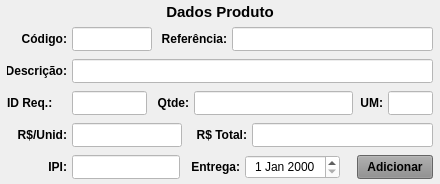
           <widget class="QWidget" name="widget_Cor2" native="true">
            <property name="minimumSize">
             <size>
              <width>0</width>
              <height>0</height>
             </size>
            </property>
            <property name="maximumSize">
             <size>
              <width>16777215</width>
              <height>16777215</height>
             </size>
            </property>
            <property name="styleSheet">
             <string notr="true"/>
            </property>
            <layout class="QVBoxLayout" name="verticalLayout_5">
             <property name="spacing">
              <number>2</number>
             </property>
             <property name="leftMargin">
              <number>2</number>
             </property>
             <property name="topMargin">
              <number>2</number>
             </property>
             <property name="rightMargin">
              <number>2</number>
             </property>
             <property name="bottomMargin">
              <number>2</number>
             </property>
             <item>
              <widget class="QLabel" name="label_52">
               <property name="minimumSize">
                <size>
                 <width>0</width>
                 <height>20</height>
                </size>
               </property>
               <property name="maximumSize">
                <size>
                 <width>16777215</width>
                 <height>20</height>
                </size>
               </property>
               <property name="font">
                <font>
                 <pointsize>11</pointsize>
                 <weight>75</weight>
                 <bold>true</bold>
                </font>
               </property>
               <property name="text">
                <string>Dados Produto</string>
               </property>
               <property name="alignment">
                <set>Qt::AlignCenter</set>
               </property>
              </widget>
             </item>
             <item>
              <widget class="QWidget" name="widget_37" native="true">
               <property name="minimumSize">
                <size>
                 <width>0</width>
                 <height>30</height>
                </size>
               </property>
               <property name="maximumSize">
                <size>
                 <width>16777215</width>
                 <height>30</height>
                </size>
               </property>
               <property name="styleSheet">
                <string notr="true"/>
               </property>
               <layout class="QHBoxLayout" name="horizontalLayout_2">
                <property name="spacing">
                 <number>5</number>
                </property>
                <property name="leftMargin">
                 <number>5</number>
                </property>
                <property name="topMargin">
                 <number>3</number>
                </property>
                <property name="rightMargin">
                 <number>5</number>
                </property>
                <property name="bottomMargin">
                 <number>3</number>
                </property>
                <item>
                 <widget class="QLabel" name="label_54">
                  <property name="minimumSize">
                   <size>
                    <width>60</width>
                    <height>0</height>
                   </size>
                  </property>
                  <property name="maximumSize">
                   <size>
                    <width>60</width>
                    <height>16777215</height>
                   </size>
                  </property>
                  <property name="font">
                   <font>
                    <pointsize>9</pointsize>
                    <weight>75</weight>
                    <bold>true</bold>
                   </font>
                  </property>
                  <property name="text">
                   <string>Código:</string>
                  </property>
                  <property name="alignment">
                   <set>Qt::AlignRight|Qt::AlignTrailing|Qt::AlignVCenter</set>
                  </property>
                 </widget>
                </item>
                <item>
                 <widget class="QLineEdit" name="line_Codigo">
                  <property name="sizePolicy">
                   <sizepolicy hsizetype="Preferred" vsizetype="Preferred">
                    <horstretch>0</horstretch>
                    <verstretch>0</verstretch>
                   </sizepolicy>
                  </property>
                  <property name="minimumSize">
                   <size>
                    <width>60</width>
                    <height>0</height>
                   </size>
                  </property>
                  <property name="maximumSize">
                   <size>
                    <width>80</width>
                    <height>16777215</height>
                   </size>
                  </property>
                  <property name="font">
                   <font>
                    <pointsize>9</pointsize>
                   </font>
                  </property>
                  <property name="styleSheet">
                   <string notr="true">background-color: rgb(255, 255, 255);</string>
                  </property>
                  <property name="alignment">
                   <set>Qt::AlignCenter</set>
                  </property>
                 </widget>
                </item>
                <item>
                 <widget class="QLabel" name="label_55">
                  <property name="maximumSize">
                   <size>
                    <width>70</width>
                    <height>16777215</height>
                   </size>
                  </property>
                  <property name="font">
                   <font>
                    <pointsize>9</pointsize>
                    <weight>75</weight>
                    <bold>true</bold>
                   </font>
                  </property>
                  <property name="text">
                   <string>Referência:</string>
                  </property>
                  <property name="alignment">
                   <set>Qt::AlignRight|Qt::AlignTrailing|Qt::AlignVCenter</set>
                  </property>
                 </widget>
                </item>
                <item>
                 <widget class="QLineEdit" name="line_Referencia">
                  <property name="sizePolicy">
                   <sizepolicy hsizetype="Preferred" vsizetype="Preferred">
                    <horstretch>0</horstretch>
                    <verstretch>0</verstretch>
                   </sizepolicy>
                  </property>
                  <property name="minimumSize">
                   <size>
                    <width>0</width>
                    <height>0</height>
                   </size>
                  </property>
                  <property name="maximumSize">
                   <size>
                    <width>16777215</width>
                    <height>16777215</height>
                   </size>
                  </property>
                  <property name="font">
                   <font>
                    <pointsize>9</pointsize>
                   </font>
                  </property>
                  <property name="cursor">
                   <cursorShape>IBeamCursor</cursorShape>
                  </property>
                  <property name="styleSheet">
                   <string notr="true">background-color: rgb(255, 255, 255);</string>
                  </property>
                  <property name="inputMask">
                   <string/>
                  </property>
                  <property name="text">
                   <string/>
                  </property>
                  <property name="maxLength">
                   <number>20</number>
                  </property>
                  <property name="frame">
                   <bool>true</bool>
                  </property>
                  <property name="echoMode">
                   <enum>QLineEdit::Normal</enum>
                  </property>
                  <property name="alignment">
                   <set>Qt::AlignLeading|Qt::AlignLeft|Qt::AlignVCenter</set>
                  </property>
                 </widget>
                </item>
               </layout>
              </widget>
             </item>
             <item>
              <widget class="QWidget" name="widget_14" native="true">
               <property name="minimumSize">
                <size>
                 <width>0</width>
                 <height>30</height>
                </size>
               </property>
               <property name="maximumSize">
                <size>
                 <width>16777215</width>
                 <height>30</height>
                </size>
               </property>
               <property name="styleSheet">
                <string notr="true"/>
               </property>
               <layout class="QHBoxLayout" name="horizontalLayout_15">
                <property name="spacing">
                 <number>5</number>
                </property>
                <property name="leftMargin">
                 <number>5</number>
                </property>
                <property name="topMargin">
                 <number>3</number>
                </property>
                <property name="rightMargin">
                 <number>5</number>
                </property>
                <property name="bottomMargin">
                 <number>3</number>
                </property>
                <item>
                 <widget class="QLabel" name="label_49">
                  <property name="minimumSize">
                   <size>
                    <width>60</width>
                    <height>0</height>
                   </size>
                  </property>
                  <property name="maximumSize">
                   <size>
                    <width>60</width>
                    <height>16777215</height>
                   </size>
                  </property>
                  <property name="font">
                   <font>
                    <pointsize>9</pointsize>
                    <weight>75</weight>
                    <bold>true</bold>
                   </font>
                  </property>
                  <property name="text">
                   <string>Descrição:</string>
                  </property>
                  <property name="alignment">
                   <set>Qt::AlignRight|Qt::AlignTrailing|Qt::AlignVCenter</set>
                  </property>
                 </widget>
                </item>
                <item>
                 <widget class="QLineEdit" name="line_Descricao">
                  <property name="sizePolicy">
                   <sizepolicy hsizetype="Preferred" vsizetype="Preferred">
                    <horstretch>0</horstretch>
                    <verstretch>0</verstretch>
                   </sizepolicy>
                  </property>
                  <property name="minimumSize">
                   <size>
                    <width>0</width>
                    <height>0</height>
                   </size>
                  </property>
                  <property name="maximumSize">
                   <size>
                    <width>16777215</width>
                    <height>16777215</height>
                   </size>
                  </property>
                  <property name="font">
                   <font>
                    <pointsize>9</pointsize>
                   </font>
                  </property>
                  <property name="styleSheet">
                   <string notr="true">background-color: rgb(255, 255, 255);</string>
                  </property>
                  <property name="alignment">
                   <set>Qt::AlignLeading|Qt::AlignLeft|Qt::AlignVCenter</set>
                  </property>
                 </widget>
                </item>
               </layout>
              </widget>
             </item>
             <item>
              <widget class="QWidget" name="widget_26" native="true">
               <property name="minimumSize">
                <size>
                 <width>0</width>
                 <height>30</height>
                </size>
               </property>
               <property name="maximumSize">
                <size>
                 <width>16777215</width>
                 <height>30</height>
                </size>
               </property>
               <property name="styleSheet">
                <string notr="true"/>
               </property>
               <layout class="QHBoxLayout" name="horizontalLayout_18">
                <property name="spacing">
                 <number>5</number>
                </property>
                <property name="leftMargin">
                 <number>5</number>
                </property>
                <property name="topMargin">
                 <number>3</number>
                </property>
                <property name="rightMargin">
                 <number>5</number>
                </property>
                <property name="bottomMargin">
                 <number>3</number>
                </property>
                <item>
                 <widget class="QLabel" name="label_19">
                  <property name="minimumSize">
                   <size>
                    <width>60</width>
                    <height>0</height>
                   </size>
                  </property>
                  <property name="maximumSize">
                   <size>
                    <width>60</width>
                    <height>16777215</height>
                   </size>
                  </property>
                  <property name="font">
                   <font>
                    <pointsize>9</pointsize>
                    <weight>75</weight>
                    <bold>true</bold>
                   </font>
                  </property>
                  <property name="text">
                   <string>ID Req.:</string>
                  </property>
                 </widget>
                </item>
                <item>
                 <widget class="QLineEdit" name="line_IDReq">
                  <property name="sizePolicy">
                   <sizepolicy hsizetype="Preferred" vsizetype="Preferred">
                    <horstretch>0</horstretch>
                    <verstretch>0</verstretch>
                   </sizepolicy>
                  </property>
                  <property name="minimumSize">
                   <size>
                    <width>75</width>
                    <height>0</height>
                   </size>
                  </property>
                  <property name="maximumSize">
                   <size>
                    <width>75</width>
                    <height>16777215</height>
                   </size>
                  </property>
                  <property name="font">
                   <font>
                    <pointsize>9</pointsize>
                   </font>
                  </property>
                  <property name="styleSheet">
                   <string notr="true">background-color: rgb(255, 255, 255);</string>
                  </property>
                  <property name="alignment">
                   <set>Qt::AlignCenter</set>
                  </property>
                 </widget>
                </item>
                <item>
                 <widget class="QLabel" name="label_37">
                  <property name="minimumSize">
                   <size>
                    <width>37</width>
                    <height>0</height>
                   </size>
                  </property>
                  <property name="maximumSize">
                   <size>
                    <width>37</width>
                    <height>16777215</height>
                   </size>
                  </property>
                  <property name="font">
                   <font>
                    <pointsize>9</pointsize>
                    <weight>75</weight>
                    <bold>true</bold>
                   </font>
                  </property>
                  <property name="text">
                   <string>Qtde:</string>
                  </property>
                  <property name="alignment">
                   <set>Qt::AlignRight|Qt::AlignTrailing|Qt::AlignVCenter</set>
                  </property>
                 </widget>
                </item>
                <item>
                 <widget class="QLineEdit" name="line_Qtde">
                  <property name="sizePolicy">
                   <sizepolicy hsizetype="Preferred" vsizetype="Preferred">
                    <horstretch>0</horstretch>
                    <verstretch>0</verstretch>
                   </sizepolicy>
                  </property>
                  <property name="minimumSize">
                   <size>
                    <width>0</width>
                    <height>0</height>
                   </size>
                  </property>
                  <property name="maximumSize">
                   <size>
                    <width>16777215</width>
                    <height>16777215</height>
                   </size>
                  </property>
                  <property name="font">
                   <font>
                    <pointsize>9</pointsize>
                   </font>
                  </property>
                  <property name="cursor">
                   <cursorShape>IBeamCursor</cursorShape>
                  </property>
                  <property name="styleSheet">
                   <string notr="true">background-color: rgb(255, 255, 255);</string>
                  </property>
                  <property name="inputMask">
                   <string/>
                  </property>
                  <property name="text">
                   <string/>
                  </property>
                  <property name="frame">
                   <bool>true</bool>
                  </property>
                  <property name="echoMode">
                   <enum>QLineEdit::Normal</enum>
                  </property>
                  <property name="alignment">
                   <set>Qt::AlignCenter</set>
                  </property>
                 </widget>
                </item>
                <item>
                 <widget class="QLabel" name="label_27">
                  <property name="maximumSize">
                   <size>
                    <width>25</width>
                    <height>16777215</height>
                   </size>
                  </property>
                  <property name="font">
                   <font>
                    <pointsize>9</pointsize>
                    <weight>75</weight>
                    <bold>true</bold>
                   </font>
                  </property>
                  <property name="text">
                   <string>UM:</string>
                  </property>
                  <property name="alignment">
                   <set>Qt::AlignRight|Qt::AlignTrailing|Qt::AlignVCenter</set>
                  </property>
                 </widget>
                </item>
                <item>
                 <widget class="QLineEdit" name="line_UM">
                  <property name="sizePolicy">
                   <sizepolicy hsizetype="Preferred" vsizetype="Preferred">
                    <horstretch>0</horstretch>
                    <verstretch>0</verstretch>
                   </sizepolicy>
                  </property>
                  <property name="minimumSize">
                   <size>
                    <width>45</width>
                    <height>0</height>
                   </size>
                  </property>
                  <property name="maximumSize">
                   <size>
                    <width>45</width>
                    <height>16777215</height>
                   </size>
                  </property>
                  <property name="font">
                   <font>
                    <pointsize>9</pointsize>
                   </font>
                  </property>
                  <property name="styleSheet">
                   <string notr="true">background-color: rgb(255, 255, 255);</string>
                  </property>
                  <property name="alignment">
                   <set>Qt::AlignCenter</set>
                  </property>
                 </widget>
                </item>
               </layout>
              </widget>
             </item>
             <item>
              <widget class="QWidget" name="widget_17" native="true">
               <property name="minimumSize">
                <size>
                 <width>0</width>
                 <height>30</height>
                </size>
               </property>
               <property name="maximumSize">
                <size>
                 <width>16777215</width>
                 <height>30</height>
                </size>
               </property>
               <layout class="QHBoxLayout" name="horizontalLayout_9">
                <property name="spacing">
                 <number>5</number>
                </property>
                <property name="leftMargin">
                 <number>5</number>
                </property>
                <property name="topMargin">
                 <number>3</number>
                </property>
                <property name="rightMargin">
                 <number>5</number>
                </property>
                <property name="bottomMargin">
                 <number>3</number>
                </property>
                <item>
                 <widget class="QLabel" name="label_39">
                  <property name="minimumSize">
                   <size>
                    <width>60</width>
                    <height>0</height>
                   </size>
                  </property>
                  <property name="maximumSize">
                   <size>
                    <width>60</width>
                    <height>16777215</height>
                   </size>
                  </property>
                  <property name="font">
                   <font>
                    <pointsize>9</pointsize>
                    <weight>75</weight>
                    <bold>true</bold>
                   </font>
                  </property>
                  <property name="text">
                   <string>R$/Unid:</string>
                  </property>
                  <property name="alignment">
                   <set>Qt::AlignRight|Qt::AlignTrailing|Qt::AlignVCenter</set>
                  </property>
                 </widget>
                </item>
                <item>
                 <widget class="QLineEdit" name="line_Unit">
                  <property name="sizePolicy">
                   <sizepolicy hsizetype="Preferred" vsizetype="Preferred">
                    <horstretch>0</horstretch>
                    <verstretch>0</verstretch>
                   </sizepolicy>
                  </property>
                  <property name="minimumSize">
                   <size>
                    <width>110</width>
                    <height>0</height>
                   </size>
                  </property>
                  <property name="maximumSize">
                   <size>
                    <width>110</width>
                    <height>16777215</height>
                   </size>
                  </property>
                  <property name="font">
                   <font>
                    <pointsize>9</pointsize>
                   </font>
                  </property>
                  <property name="cursor">
                   <cursorShape>IBeamCursor</cursorShape>
                  </property>
                  <property name="styleSheet">
                   <string notr="true">background-color: rgb(255, 255, 255);</string>
                  </property>
                  <property name="inputMask">
                   <string/>
                  </property>
                  <property name="text">
                   <string/>
                  </property>
                  <property name="maxLength">
                   <number>30</number>
                  </property>
                  <property name="frame">
                   <bool>true</bool>
                  </property>
                  <property name="echoMode">
                   <enum>QLineEdit::Normal</enum>
                  </property>
                  <property name="alignment">
                   <set>Qt::AlignRight|Qt::AlignTrailing|Qt::AlignVCenter</set>
                  </property>
                 </widget>
                </item>
                <item>
                 <widget class="QLabel" name="label_44">
                  <property name="minimumSize">
                   <size>
                    <width>60</width>
                    <height>0</height>
                   </size>
                  </property>
                  <property name="maximumSize">
                   <size>
                    <width>60</width>
                    <height>16777215</height>
                   </size>
                  </property>
                  <property name="font">
                   <font>
                    <pointsize>9</pointsize>
                    <weight>75</weight>
                    <bold>true</bold>
                   </font>
                  </property>
                  <property name="text">
                   <string>R$ Total:</string>
                  </property>
                  <property name="alignment">
                   <set>Qt::AlignRight|Qt::AlignTrailing|Qt::AlignVCenter</set>
                  </property>
                 </widget>
                </item>
                <item>
                 <widget class="QLineEdit" name="line_ValorTotal">
                  <property name="sizePolicy">
                   <sizepolicy hsizetype="Preferred" vsizetype="Preferred">
                    <horstretch>0</horstretch>
                    <verstretch>0</verstretch>
                   </sizepolicy>
                  </property>
                  <property name="minimumSize">
                   <size>
                    <width>0</width>
                    <height>0</height>
                   </size>
                  </property>
                  <property name="maximumSize">
                   <size>
                    <width>16777215</width>
                    <height>16777215</height>
                   </size>
                  </property>
                  <property name="font">
                   <font>
                    <pointsize>9</pointsize>
                   </font>
                  </property>
                  <property name="styleSheet">
                   <string notr="true">background-color: rgb(255, 255, 255);</string>
                  </property>
                  <property name="alignment">
                   <set>Qt::AlignRight|Qt::AlignTrailing|Qt::AlignVCenter</set>
                  </property>
                 </widget>
                </item>
               </layout>
              </widget>
             </item>
             <item>
              <widget class="QWidget" name="widget_23" native="true">
               <property name="minimumSize">
                <size>
                 <width>0</width>
                 <height>30</height>
                </size>
               </property>
               <property name="maximumSize">
                <size>
                 <width>16777215</width>
                 <height>30</height>
                </size>
               </property>
               <property name="styleSheet">
                <string notr="true"/>
               </property>
               <layout class="QHBoxLayout" name="horizontalLayout_10">
                <property name="spacing">
                 <number>5</number>
                </property>
                <property name="leftMargin">
                 <number>5</number>
                </property>
                <property name="topMargin">
                 <number>3</number>
                </property>
                <property name="rightMargin">
                 <number>5</number>
                </property>
                <property name="bottomMargin">
                 <number>3</number>
                </property>
                <item>
                 <widget class="QLabel" name="label_47">
                  <property name="minimumSize">
                   <size>
                    <width>60</width>
                    <height>0</height>
                   </size>
                  </property>
                  <property name="maximumSize">
                   <size>
                    <width>60</width>
                    <height>16777215</height>
                   </size>
                  </property>
                  <property name="font">
                   <font>
                    <pointsize>9</pointsize>
                    <weight>75</weight>
                    <bold>true</bold>
                   </font>
                  </property>
                  <property name="text">
                   <string>IPI:</string>
                  </property>
                  <property name="alignment">
                   <set>Qt::AlignRight|Qt::AlignTrailing|Qt::AlignVCenter</set>
                  </property>
                 </widget>
                </item>
                <item>
                 <widget class="QLineEdit" name="line_Ipi">
                  <property name="sizePolicy">
                   <sizepolicy hsizetype="Preferred" vsizetype="Preferred">
                    <horstretch>0</horstretch>
                    <verstretch>0</verstretch>
                   </sizepolicy>
                  </property>
                  <property name="styleSheet">
                   <string notr="true">background-color: rgb(255, 255, 255);</string>
                  </property>
                 </widget>
                </item>
                <item>
                 <widget class="QLabel" name="label">
                  <property name="minimumSize">
                   <size>
                    <width>55</width>
                    <height>0</height>
                   </size>
                  </property>
                  <property name="maximumSize">
                   <size>
                    <width>16777215</width>
                    <height>16777215</height>
                   </size>
                  </property>
                  <property name="font">
                   <font>
                    <pointsize>9</pointsize>
                    <weight>75</weight>
                    <bold>true</bold>
                   </font>
                  </property>
                  <property name="text">
                   <string>Entrega:</string>
                  </property>
                  <property name="alignment">
                   <set>Qt::AlignRight|Qt::AlignTrailing|Qt::AlignVCenter</set>
                  </property>
                 </widget>
                </item>
                <item>
                 <widget class="QDateEdit" name="date_Entrega">
                  <property name="sizePolicy">
                   <sizepolicy hsizetype="Preferred" vsizetype="Preferred">
                    <horstretch>0</horstretch>
                    <verstretch>0</verstretch>
                   </sizepolicy>
                  </property>
                  <property name="minimumSize">
                   <size>
                    <width>95</width>
                    <height>0</height>
                   </size>
                  </property>
                  <property name="maximumSize">
                   <size>
                    <width>95</width>
                    <height>16777215</height>
                   </size>
                  </property>
                  <property name="font">
                   <font>
                    <pointsize>9</pointsize>
                   </font>
                  </property>
                  <property name="styleSheet">
                   <string notr="true">background-color: rgb(255, 255, 255);</string>
                  </property>
                  <property name="alignment">
                   <set>Qt::AlignCenter</set>
                  </property>
                 </widget>
                </item>
                <item>
                 <widget class="QLabel" name="label_6">
                  <property name="text">
                   <string/>
                  </property>
                 </widget>
                </item>
                <item>
                 <widget class="QPushButton" name="btn_AdicionarProd">
                  <property name="sizePolicy">
                   <sizepolicy hsizetype="Preferred" vsizetype="Preferred">
                    <horstretch>0</horstretch>
                    <verstretch>0</verstretch>
                   </sizepolicy>
                  </property>
                  <property name="minimumSize">
                   <size>
                    <width>76</width>
                    <height>0</height>
                   </size>
                  </property>
                  <property name="maximumSize">
                   <size>
                    <width>76</width>
                    <height>16777215</height>
                   </size>
                  </property>
                  <property name="font">
                   <font>
                    <pointsize>9</pointsize>
                    <weight>75</weight>
                    <bold>true</bold>
                   </font>
                  </property>
                  <property name="cursor">
                   <cursorShape>PointingHandCursor</cursorShape>
                  </property>
                  <property name="layoutDirection">
                   <enum>Qt::LeftToRight</enum>
                  </property>
                  <property name="autoFillBackground">
                   <bool>false</bool>
                  </property>
                  <property name="styleSheet">
                   <string notr="true">background-color: rgb(141, 141, 141);</string>
                  </property>
                  <property name="text">
                   <string>Adicionar</string>
                  </property>
                  <property name="checkable">
                   <bool>false</bool>
                  </property>
                  <property name="autoDefault">
                   <bool>false</bool>
                  </property>
                  <property name="default">
                   <bool>false</bool>
                  </property>
                  <property name="flat">
                   <bool>false</bool>
                  </property>
                 </widget>
                </item>
               </layout>
              </widget>
             </item>
            </layout>
           </widget>
